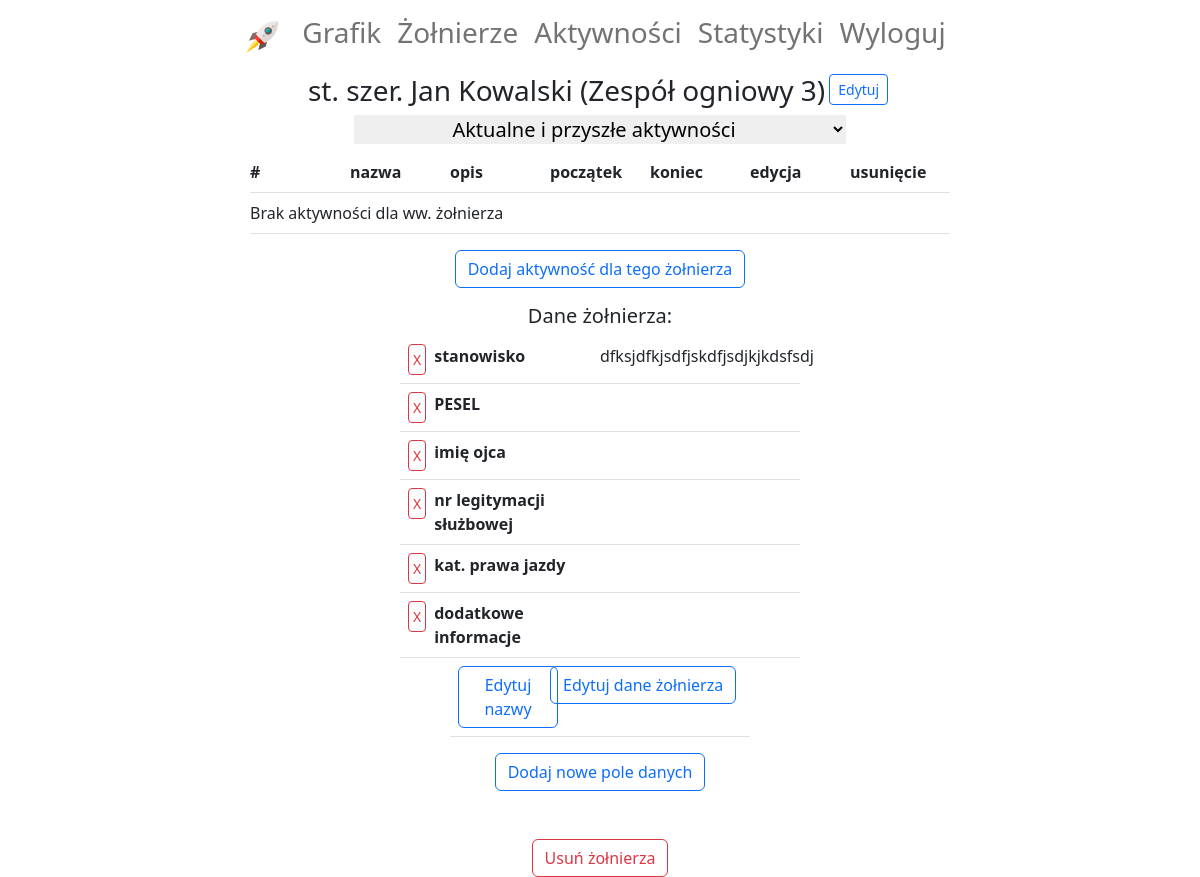
Screenshot of /soldier-detail/24/ (signed in) with the database file from the repository.
### diagram/models.py (models this page shows)
class Soldier(models.Model):
    rank = models.CharField(max_length=20, choices=RANKS, verbose_name='stopień')
    first_name = models.CharField(max_length=20, verbose_name='imię')
    last_name = models.CharField(max_length=30, verbose_name='nazwisko')
    subdivision = models.ForeignKey(Subdivision, on_delete=models.SET_NULL, null=True, blank=True,
                                    verbose_name='pododdział')
    def __str__(self):
        return f'{self.rank} {self.first_name} {self.last_name} ({self.subdivision})'

class Subdivision(models.Model):
    name = models.CharField(max_length=30, verbose_name='nazwa')
    def __str__(self):
        return self.name

class SoldierInfo(models.Model):
    soldier = models.ForeignKey(Soldier, on_delete=models.CASCADE, verbose_name='żołnierz')
    name = models.CharField(max_length=20, verbose_name='nazwa')
    value = models.CharField(max_length=30, default='')

### diagram/views.py (the view)
# urls.py: path('soldier-detail/<int:pk>/', SoldierDetail.as_view(), name='soldier-detail'),
class SoldierDetail(LoginRequiredMixin, generic.DetailView):
    template_name = 'diagram/soldier_detail.html'
    def get_queryset(self):
        return Soldier.objects.filter(subdivision=self.request.user.subdivision)
    def get_context_data(self, **kwargs):
        activity_age = 'current'
        try:
            activity_age = self.request.GET['activity_age']
        except MultiValueDictKeyError:
            print('"start" parameter in URL not found - using "current" as default')
        print(activity_age)
        context = super(SoldierDetail, self).get_context_data(**kwargs)
        context['activities'] = get_soldier_activities(activity_age, soldier=self.get_object())
        soldier_fields = SoldierInfo.objects.filter(soldier=self.get_object())
        context['soldier_fields'] = []
        for soldier_field in soldier_fields:
            context['soldier_fields'].append(
                {'name': soldier_field.name, 'value': soldier_field.value, 'pk': soldier_field.pk})
        return context

### diagram/templates/diagram/soldier_detail.html (shortened to what this page needs)
{% extends 'account/base.html' %}
{% load crispy_forms_filters %}
{% block content %}
    <div class="d-flex flex-column align-items-center">
        <div class="d-flex flex-row">
            <h3>{{ object }}</h3>
            <a class="mt-0" href="{% url 'soldier-update' object.pk %}">
                <button class="btn btn-outline-primary mx-1 btn-sm">Edytuj</button>
            </a>
        </div>
        <form method="get">
            <h5><select name="activity_age" style="border: none; text-align: center;"
                        onchange="this.form.submit()">
                <option {% if request.GET.activity_age == 'current' %}selected{% endif %} value="current">
                    Aktualne i przyszłe aktywności
                </option>
            </select></h5>
        </form>
        <table class="table">
            <thead>
            <tr class="d-flex justify-content-center">
                <th class="col col-md-1 px-0" scope="col">#</th>
                <th class="col col-md-1 px-0" scope="col">nazwa</th>
                <th class="col col-md-1 px-0" scope="col">opis</th>
                <th class="col col-md-1 px-0" scope="col">początek</th>
                <th class="col col-md-1 px-0" scope="col">koniec</th>
                <th class="col col-md-1 px-0" scope="col">edycja</th>
                <th class="col col-md-1 px-0" scope="col">usunięcie</th>
            </tr>
            </thead>
            <tbody>
            {% for activity in activities %}
                <tr class="d-flex justify-content-center">
                    <th class="col col-md-1 px-0" scope="row">{{ forloop.counter }}</th>
                    <td class="col col-md-1 px-0">{{ activity.name }}</td>
                    <td class="col col-md-1 px-0">{{ activity.description }}</td>
                    <td class="col col-md-1 px-0">{{ activity.start_date }}</td>
                    <td class="col col-md-1 px-0">{{ activity.end_date }}</td>
                    <td class="col col-md-1 px-0">
                        <a href="{% url 'activity-update-soldier-bound' activity.pk %}">
                            <button class="btn btn-outline-primary btn-sm">Edytuj</button>
                        </a>
                    </td>
                    <td class="col col-md-1 px-0">
                        <a href="{% url 'activity-delete' activity.pk %}">
                            <button class="btn btn-outline-danger btn-sm">Usuń</button>
                        </a>
                    </td>
                </tr>
            {% empty %}
                <tr class="d-flex justify-content-center">
                    <td class="col col-md-7 px-0">Brak aktywności dla ww. żołnierza</td>
                </tr>
            {% endfor %}
            </tbody>
        </table>
        <a class="mt-0" href="{% url 'activity-create-soldier-bound' soldier_pk=object.pk %}">
            <button class="btn btn-outline-primary">Dodaj aktywność dla tego żołnierza</button>
        </a>
        <h5 class="mt-3">Dane żołnierza:</h5>
        <table class="table">
            <tbody>
            {% for field in soldier_fields %}
                <tr class="d-flex justify-content-center">
                    <th class="col col-md-2 px-0 d-flex" scope="row">
                        <a class="mx-2" href="{% url 'soldier-info-delete'  field.pk %}">
                            <button class="btn btn-outline-danger btn-sm p-1">X</button>
                        </a>
                        {{ field.name }}
                    </th>
                    <td class="col col-md-2 px-0">{{ field.value|default_if_none:'' }}</td>
                </tr>
            {% endfor %}
            </tbody>
            <tfoot>
            <tr class="d-flex justify-content-center">
                <td class="col col-md-1 px-0"><a class="mt-0 mx-2"
                                                 href="{% url 'soldier-info-names-update' soldier_pk=object.pk %}">
                    <button class="btn btn-outline-primary">Edytuj nazwy</button>
                </a></td>
                <td class="col col-md-2 px-0"><a class="mt-0"
                                                 href="{% url 'soldier-info-update' soldier_pk=object.pk %}">
                    <button class="btn btn-outline-primary">Edytuj dane żołnierza</button>
                </a></td>
            </tr>
            </tfoot>
        </table>
        <a class="mt-0" href="{% url 'soldier-info-add' soldier_pk=object.pk %}">
            <button class="btn btn-outline-primary">Dodaj nowe pole danych</button>
        </a>
        <a class="mt-5" href="{% url 'soldier-delete' object.pk %}">
            <button class="btn btn-outline-danger">Usuń żołnierza</button>
        </a>
    </div>
{% endblock %}

### rows the page displays
Soldier: rank+first_name+last_name "st. szer. Jan Kowalski (Zespół ogniowy 3)"
SoldierInfo: name "stanowisko", value "dfksjdfkjsdfjskdfjsdjkjkdsfsdj"
SoldierInfo: name "PESEL"
SoldierInfo: name "imię ojca"
SoldierInfo: name "nr legitymacji służbowej"
SoldierInfo: name "kat. prawa jazdy"
SoldierInfo: name "dodatkowe informacje"
